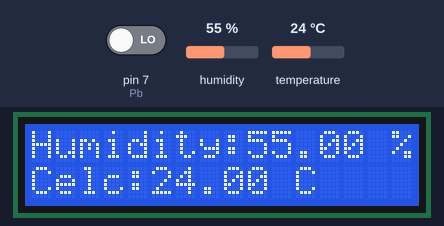
Bench run of a sketch on a simulated Arduino Uno, built with avr-gcc and run on an emulated ATmega328P. Shown: 16×2 character LCD. Inputs (shaded band) come from the test bench; at power-on: pin 7 (Pb) LOW, humidity 55 %, temperature 24 °C.

Above: at 1.2 s.
1.3 s: pin 7 (Pb) driven HIGH
At 1.8 s:
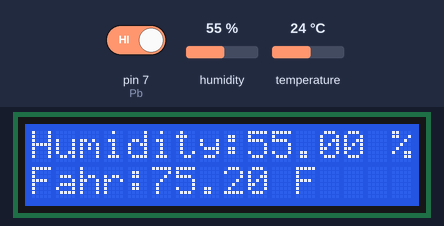
2.8 s: humidity set to 22 %
At 5.3 s:
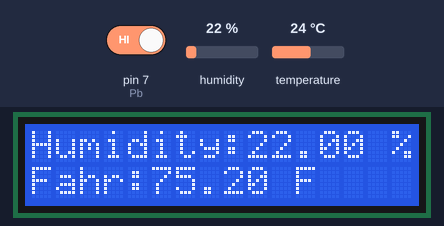
5.6 s: temperature set to 12 °C
At 6.8 s:
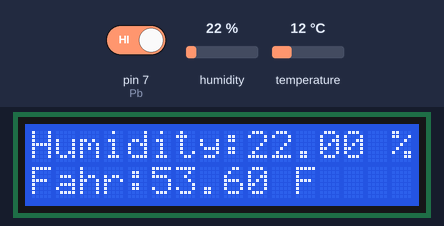
7.6 s: pin 7 (Pb) driven LOW
At 7.9 s:
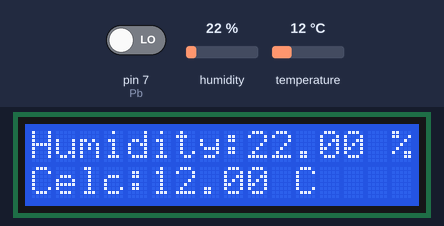
9.1 s: humidity set to 40 %
At 10.6 s:
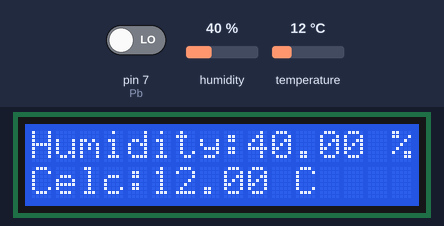
11.7 s: temperature set to 19 °C
At 13.1 s:
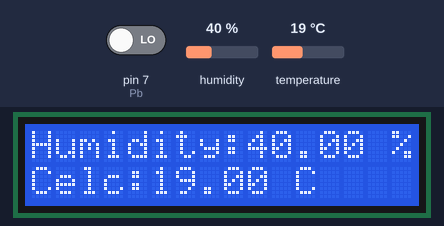
Timing chart, 0 to 14.7 s (numbered marks = the images above; inputs shaded):
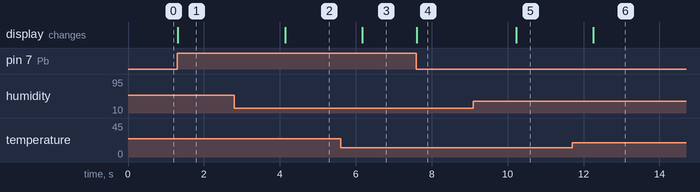

Measured:
- after the input at 1.3 s, the display: changes at once (image 1)
- after the input at 2.8 s, the display: changes after 1.3 s (image 2)
- after the input at 5.6 s, the display: changes after 0.57 s (image 3)
- after the input at 7.6 s, the display: changes at once (image 4)
- after the input at 9.1 s, the display: changes after 1.1 s (image 5)
- after the input at 11.7 s, the display: changes after 0.55 s (image 6)

The sketch:

Celc_to_Farh_-_PB_-_good.ino
```cpp
/*
 Displaying the humidity and temperature readings of the DHT11 sensor on the LCD screen.
 Also, converting the temperature from degree Celcius into Fahrenheit by pressing the pushbutton in the circuit.
 The pushbutton when it is pressed, the reading will be displayed in Fahrenheit; however, if it is not pressed,
 the reading should be in Celcius.
 */

#include "DHT.h";  //including the library for DHT sensor. This library is written by AdaFruit; must install this library.
#include <LiquidCrystal.h>;  //must include the LiquidCrystal library from adaFruit.

#define DHTPIN 8  //defining a variable and assigning it to pin 8 on the Arduino board.
#define DHTTYPE DHT11  //defining a variable and enabling the DHT type which is the DHT11 type in the program since our sensor is DHT11.
#define Pb 7  //defining a variable for the PB.

float hum = 0; //declaring a variable to be used to store the reading of humidity.
float temp = 0;  //declaring a variable to be used to store the reading of temperature.
float Fahr = 0;  //declaring a variable to store the scaled temperature from C to F.
int PbState = 0;  //storing the reading coming from the pushbutton.

DHT dht (DHTPIN,DHTTYPE);  //initialize the dht sensor.
LiquidCrystal lcd(12, 11, 5, 4, 3, 2);  //initializing the data pins on the arduino UNO to match the LCD's pins.

void setup() {
  // put your setup code here, to run once:
dht.begin();  //enabling the dht.begin command to read the hum and temp.
lcd.begin(16, 2); //configuring the LCD to display 16 character in columns and to enable 2 rows.
pinMode(Pb, INPUT);  //set the Pb as a digital input.

}

void loop() {
PbState = digitalRead(Pb);  //reading the state of the Pb and storing it in the variable Pbstate.
hum = dht. readHumidity();  //reading the humidity and storing it in the variable "hum".
temp = dht. readTemperature(); //reading the temperature and storing the value in the variable "temp"; this temperature reading is in degree Celcius.
Fahr = temp * 1.8 + 32;  //converting Celcius into Fahrenheit using the following formula.

if (PbState == HIGH)  //if the condition in this IF statement is TRUE, run the code below.
{
lcd.setCursor(0,0);  //set the cursor position to upper left of the screen;(column = 0 & row = 0).
lcd.print("Humidity:");  //printing "Humidity: " on the first row of the LCD.
lcd.print(hum);  //printing the value of hum on the LCD screen.
lcd.print(" %");  //printing "%" on the screen.

lcd.setCursor(0,1);  //set the cursor position to bottom left of the screen;(column = 0 & row = 1).
lcd.print("Fahr:");  //printing "Fahr: " on the bottom row of the LCD.
lcd.print(Fahr);  //printing the value of temp in fahrenheit on the LCD screen.
lcd.print(" F");  //printing "F".
}

else  //if the condition is FALSE, execute this code.
{
lcd.setCursor(0,0);  //set the cursor position to upper left of the screen;(column = 0 & row = 0).
lcd.print("Humidity:");  ////printing "Humidity: " on the first row of the LCD.
lcd.print(hum);  //printing the value of hum on the LCD screen.
lcd.print(" %");  //printing "%" on the screen.

lcd.setCursor(0,1);  //set the cursor position to bottom left of the screen;(column = 0 & row = 1).
lcd.print("Celc:");  //printing "Celc: " on the bottom of the LCD.
lcd.print(temp);  //printing the value of temp in celcius on the LCD screen.
lcd.print(" C");  //printing "C", the unit for celcius.
}

}
```
